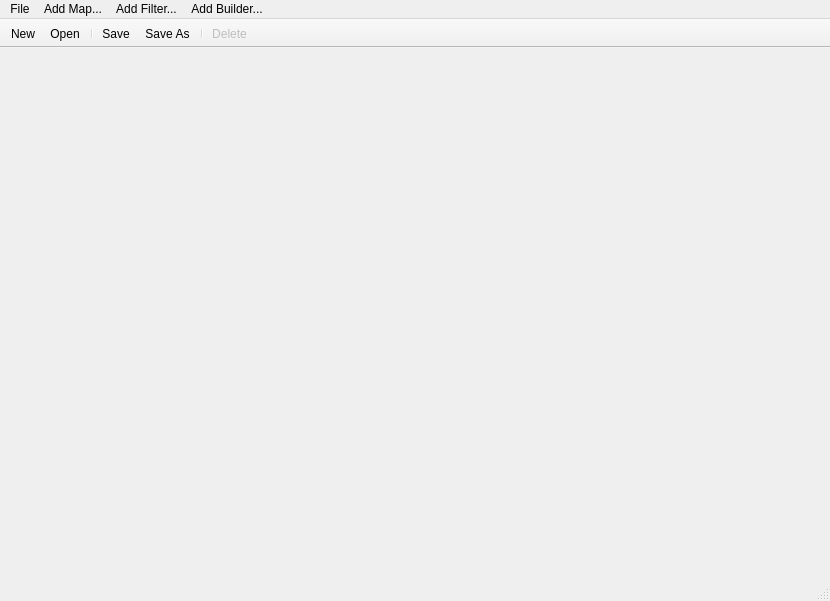
<?xml version="1.0" encoding="UTF-8"?>
<ui version="4.0">
 <class>MainWindow</class>
 <widget class="QMainWindow" name="MainWindow">
  <property name="geometry">
   <rect>
    <x>0</x>
    <y>0</y>
    <width>830</width>
    <height>601</height>
   </rect>
  </property>
  <property name="windowTitle">
   <string>MainWindow</string>
  </property>
  <property name="styleSheet">
   <string notr="true"/>
  </property>
  <widget class="QWidget" name="centralwidget"/>
  <widget class="QMenuBar" name="menubar">
   <property name="geometry">
    <rect>
     <x>0</x>
     <y>0</y>
     <width>830</width>
     <height>22</height>
    </rect>
   </property>
   <widget class="QMenu" name="menuAdd_map">
    <property name="title">
     <string>Add Map...</string>
    </property>
    <addaction name="actionAddConstantMap"/>
    <addaction name="actionAddIdentityMap"/>
    <addaction name="actionAddAffineMap"/>
    <addaction name="actionAddPolynomialMap"/>
    <addaction name="actionAddFunctionMap"/>
    <addaction name="actionAddLuaMap"/>
    <addaction name="actionAddASAGI"/>
    <addaction name="actionAddSCECFile"/>
    <addaction name="actionAddEvalModel"/>
    <addaction name="actionAddOptimalStress"/>
    <addaction name="actionAddAndersonianStress"/>
   </widget>
   <widget class="QMenu" name="menuAdd_Filter">
    <property name="title">
     <string>Add Filter...</string>
    </property>
    <addaction name="actionAddAny"/>
    <addaction name="actionAddAxisAlignedCuboidalDomainFilter"/>
    <addaction name="actionAddSphericalDomainFilter"/>
    <addaction name="actionAddGroupFilter"/>
    <addaction name="actionAddSwitch"/>
   </widget>
   <widget class="QMenu" name="menuFile">
    <property name="title">
     <string>File</string>
    </property>
    <addaction name="actionNew"/>
    <addaction name="actionOpen"/>
    <addaction name="separator"/>
    <addaction name="actionClose"/>
    <addaction name="separator"/>
    <addaction name="actionSave"/>
    <addaction name="actionSaveAs"/>
   </widget>
   <widget class="QMenu" name="menuAdd_Builders">
    <property name="title">
     <string>Add Builder...</string>
    </property>
    <addaction name="actionAddLayeredModel"/>
    <addaction name="actionAddInclude"/>
   </widget>
   <addaction name="menuFile"/>
   <addaction name="menuAdd_map"/>
   <addaction name="menuAdd_Filter"/>
   <addaction name="menuAdd_Builders"/>
  </widget>
  <widget class="QStatusBar" name="statusbar"/>
  <widget class="QToolBar" name="toolBar">
   <property name="enabled">
    <bool>true</bool>
   </property>
   <property name="windowTitle">
    <string>toolBar</string>
   </property>
   <property name="movable">
    <bool>false</bool>
   </property>
   <property name="allowedAreas">
    <set>Qt::AllToolBarAreas</set>
   </property>
   <attribute name="toolBarArea">
    <enum>TopToolBarArea</enum>
   </attribute>
   <attribute name="toolBarBreak">
    <bool>false</bool>
   </attribute>
   <addaction name="actionNew"/>
   <addaction name="actionOpen"/>
   <addaction name="separator"/>
   <addaction name="actionSave"/>
   <addaction name="actionSaveAs"/>
   <addaction name="separator"/>
   <addaction name="actionDelete"/>
  </widget>
  <action name="actionAddConstantMap">
   <property name="text">
    <string>Constant Map</string>
   </property>
  </action>
  <action name="actionNew">
   <property name="icon">
    <iconset theme="document-new">
     <normaloff>.</normaloff>.</iconset>
   </property>
   <property name="text">
    <string>New</string>
   </property>
   <property name="shortcut">
    <string>Ctrl+N</string>
   </property>
  </action>
  <action name="actionOpen">
   <property name="icon">
    <iconset theme="document-open">
     <normaloff>.</normaloff>.</iconset>
   </property>
   <property name="text">
    <string>Open</string>
   </property>
   <property name="shortcut">
    <string>Ctrl+O</string>
   </property>
  </action>
  <action name="actionClose">
   <property name="icon">
    <iconset theme="application-exit">
     <normaloff>.</normaloff>.</iconset>
   </property>
   <property name="text">
    <string>Close</string>
   </property>
   <property name="shortcut">
    <string>Ctrl+Q</string>
   </property>
  </action>
  <action name="actionSave">
   <property name="icon">
    <iconset theme="document-save">
     <normaloff>.</normaloff>.</iconset>
   </property>
   <property name="text">
    <string>Save</string>
   </property>
   <property name="shortcut">
    <string>Ctrl+S</string>
   </property>
  </action>
  <action name="actionDelete">
   <property name="enabled">
    <bool>false</bool>
   </property>
   <property name="icon">
    <iconset theme="user-trash">
     <normaloff>.</normaloff>.</iconset>
   </property>
   <property name="text">
    <string>Delete</string>
   </property>
   <property name="toolTip">
    <string>Delete Node</string>
   </property>
   <property name="shortcut">
    <string>Ctrl+D</string>
   </property>
  </action>
  <action name="actionCopy">
   <property name="icon">
    <iconset theme="edit-copy">
     <normaloff>.</normaloff>.</iconset>
   </property>
   <property name="text">
    <string>Copy</string>
   </property>
   <property name="shortcut">
    <string>Ctrl+C</string>
   </property>
  </action>
  <action name="actionCut">
   <property name="icon">
    <iconset theme="edit-cut">
     <normaloff>.</normaloff>.</iconset>
   </property>
   <property name="text">
    <string>Cut</string>
   </property>
   <property name="shortcut">
    <string>Ctrl+X</string>
   </property>
  </action>
  <action name="actionPaste">
   <property name="icon">
    <iconset theme="edit-paste">
     <normaloff>.</normaloff>.</iconset>
   </property>
   <property name="text">
    <string>Paste</string>
   </property>
   <property name="shortcut">
    <string>Ctrl+V</string>
   </property>
  </action>
  <action name="actionUndo">
   <property name="icon">
    <iconset theme="edit-undo">
     <normaloff>.</normaloff>.</iconset>
   </property>
   <property name="text">
    <string>Undo</string>
   </property>
   <property name="shortcut">
    <string>Ctrl+Z</string>
   </property>
  </action>
  <action name="actionRedo">
   <property name="icon">
    <iconset theme="edit-redo">
     <normaloff>.</normaloff>.</iconset>
   </property>
   <property name="text">
    <string>Redo</string>
   </property>
   <property name="shortcut">
    <string>Ctrl+Shift+Z</string>
   </property>
  </action>
  <action name="actionSaveAs">
   <property name="icon">
    <iconset theme="document-save-as">
     <normaloff>.</normaloff>.</iconset>
   </property>
   <property name="text">
    <string>Save As</string>
   </property>
  </action>
  <action name="actionAddAffineMap">
   <property name="text">
    <string>Affine Map</string>
   </property>
  </action>
  <action name="actionAddAny">
   <property name="text">
    <string>Any</string>
   </property>
  </action>
  <action name="actionAddIdentityMap">
   <property name="text">
    <string>Identity Map</string>
   </property>
  </action>
  <action name="actionAddAxisAlignedCuboidalDomainFilter">
   <property name="text">
    <string>Axis Aligned Cuboidal Domain Filter</string>
   </property>
   <property name="toolTip">
    <string>Axis Aligned Cuboidal Domain Filter</string>
   </property>
  </action>
  <action name="actionAddSphericalDomainFilter">
   <property name="text">
    <string>Spherical Domain Filter</string>
   </property>
  </action>
  <action name="actionAddGroupFilter">
   <property name="text">
    <string>Group Filter</string>
   </property>
  </action>
  <action name="actionAddSwitch">
   <property name="text">
    <string>Switch</string>
   </property>
  </action>
  <action name="actionAddPolynomialMap">
   <property name="text">
    <string>Polynomial Map</string>
   </property>
  </action>
  <action name="actionAddFunctionMap">
   <property name="text">
    <string>Function Map</string>
   </property>
  </action>
  <action name="actionAddASAGI">
   <property name="text">
    <string>ASAGI</string>
   </property>
  </action>
  <action name="actionAddSCECFile">
   <property name="text">
    <string>SCEC File</string>
   </property>
  </action>
  <action name="actionAddEvalModel">
   <property name="text">
    <string>Eval Model</string>
   </property>
  </action>
  <action name="actionAddOptimalStress">
   <property name="text">
    <string>Optimal Stress</string>
   </property>
  </action>
  <action name="actionAddAndersonianStress">
   <property name="text">
    <string>Andersonian Stress</string>
   </property>
  </action>
  <action name="actionAddInclude">
   <property name="text">
    <string>Include</string>
   </property>
  </action>
  <action name="actionAddLayeredModel">
   <property name="text">
    <string>Layered Model</string>
   </property>
  </action>
  <action name="actionAddLuaMap">
   <property name="text">
    <string>Lua Map</string>
   </property>
  </action>
 </widget>
 <resources/>
 <connections/>
</ui>
